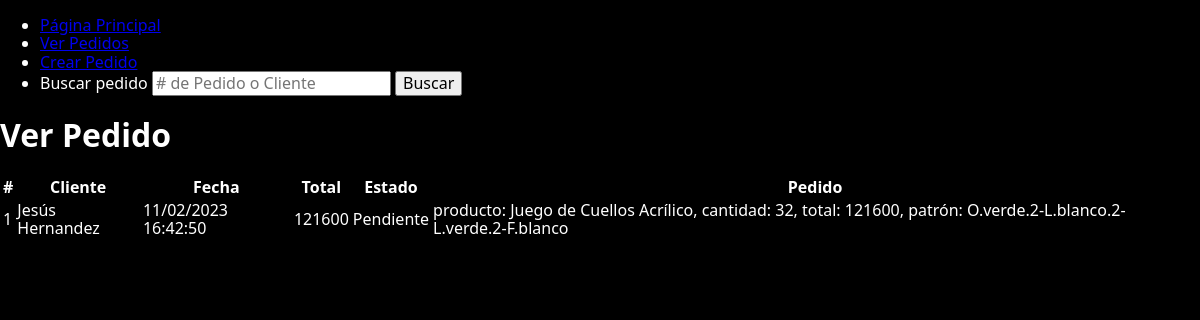
/ver_pedido/1, run on the app's committed database.
### tables this page shows
CREATE TABLE "Pedidos" ( -- Tabla que almacena los pedidos
    id INTEGER PRIMARY KEY AUTOINCREMENT NOT NULL, 
    cliente VARCHAR(255) NOT NULL,
    fecha VARCHAR(255) NOT NULL,
    total INT NOT NULL,
    estado TEXT NOT NULL,
    pedido TEXT NOT NULL
);

### app.py (the view)
@app.route('/ver_pedido/<id>')
def verPedido(id):
    cursor, conn = crearCursor(database) # Creando cursor y conexión con la base de datos.
    query = f'SELECT * FROM Pedidos WHERE id = {id}' # Solicitud a realizar.
    cursor.execute(query) # Ejecutar una solicitud con el cursor.
    pedidoDB = cursor.fetchall() # Se vuelcan los datos en una variable.
    if pedidoDB:
        conn.commit() # Aplicar cambios.
        conn.close() # Cerrar conexión.
        return render_template('ver_pedido.html', pedidoDB=pedidoDB)
    else:
        return render_template('index.html', mensaje='El id indicado no existe')

### app.py (called while the page is built)
def crearCursor(database): # Genera un objeto cursor a traves de una base de datos.
    conn = None
    try: # Intenta conectarse a la base de datos.
        conn = sql.connect(database) # Establece conexión con la base de datos, y en caso de no existir, la crea.
    except sql.Error as error: # En caso de no lograr conectar a la DB mostrará el error por pantalla.
        print(error)
    finally: # En caso de lograr conectar, generará el objeto cursor y lo devolverá a traves de return.
        if conn:
            cursor = conn.cursor()
            return cursor, conn # Devuelve el objeto cursor y el objeto conn para cerrar la conexión a la base de datos al final.

### templates/ver_pedido.html
{% extends "navbar.html" %}
{% block content %}
<h1>Ver Pedido</h1>
<table>
    <thead>
        <tr>
            <th scope="col">#</th>
            <th scope="col">Cliente</th>
            <th scope="col">Fecha</th>
            <th scope="col">Total</th>
            <th scope="col">Estado</th>
            <th scope="col">Pedido</th>
        </tr>
    </thead>
    <tbody>
        {% for pedido in pedidoDB %}
        <tr>
            <td>{{ pedido[0] }}</td>
            <td>{{ pedido[1] }}</td>
            <td>{{ pedido[2] }}</td>
            <td>{{ pedido[3] }}</td>
            <td>{{ pedido[4] }}</td>
            <td>{{ pedido[5] }}</td>
        </tr>
        {% endfor %}
    </tbody>
</table>
{% endblock %}

### static/css/main.css (style rules this page uses)
body { font-family: system-ui, -apple-system, BlinkMacSystemFont, 'Segoe UI', Roboto, Oxygen, Ubuntu, Cantarell, 'Open Sans', 'Helvetica Neue', sans-serif; background-color: black; color: white; }

### data on the page
Pedidos: id "1", cliente "Jesús Hernandez", fecha "11/02/2023 16:42:50", total "121600", estado "Pendiente", pedido "producto: Juego de Cuellos Acrílico, cantidad: 32, total: 121600, patrón: O.verde.2-L.blanco.2-L.verde.2-F.blanco"
